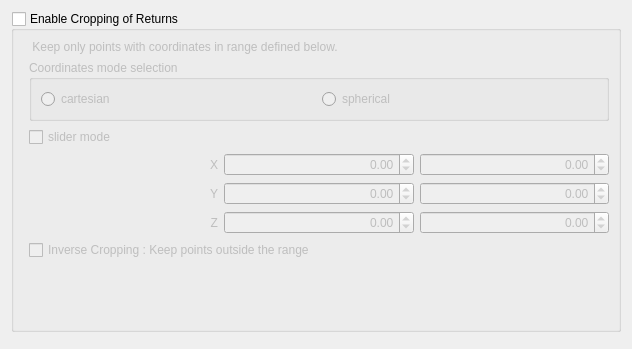
<?xml version="1.0" encoding="UTF-8"?>
<ui version="4.0">
 <class>vvCropReturnsDialog</class>
 <widget class="QDialog" name="vvCropReturnsDialog">
  <property name="geometry">
   <rect>
    <x>0</x>
    <y>0</y>
    <width>632</width>
    <height>349</height>
   </rect>
  </property>
  <property name="windowTitle">
   <string>Crop Returns</string>
  </property>
  <layout class="QGridLayout" name="gridLayout">
   <item row="0" column="0" colspan="2">
    <widget class="QGroupBox" name="CropGroupBox">
     <property name="title">
      <string>Enable Cropping of Returns</string>
     </property>
     <property name="checkable">
      <bool>true</bool>
     </property>
     <property name="checked">
      <bool>false</bool>
     </property>
     <layout class="QFormLayout" name="formLayout">
      <property name="fieldGrowthPolicy">
       <enum>QFormLayout::AllNonFixedFieldsGrow</enum>
      </property>
      <item row="3" column="1">
       <widget class="QCheckBox" name="sliderModeCheckBox">
        <property name="text">
         <string>slider mode</string>
        </property>
       </widget>
      </item>
      <item row="4" column="1">
       <layout class="QHBoxLayout" name="XLayout">
        <item>
         <widget class="QLabel" name="XLabel">
          <property name="text">
           <string>X</string>
          </property>
          <property name="alignment">
           <set>Qt::AlignRight|Qt::AlignTrailing|Qt::AlignVCenter</set>
          </property>
         </widget>
        </item>
        <item>
         <widget class="QDoubleSpinBox" name="X1SpinBox">
          <property name="alignment">
           <set>Qt::AlignRight|Qt::AlignTrailing|Qt::AlignVCenter</set>
          </property>
          <property name="minimum">
           <double>-300.000000000000000</double>
          </property>
          <property name="maximum">
           <double>300.000000000000000</double>
          </property>
         </widget>
        </item>
        <item>
         <widget class="QDoubleSpinBox" name="X2SpinBox">
          <property name="alignment">
           <set>Qt::AlignRight|Qt::AlignTrailing|Qt::AlignVCenter</set>
          </property>
          <property name="minimum">
           <double>-300.000000000000000</double>
          </property>
          <property name="maximum">
           <double>300.000000000000000</double>
          </property>
         </widget>
        </item>
       </layout>
      </item>
      <item row="5" column="1">
       <layout class="QHBoxLayout" name="YLayout">
        <item>
         <widget class="QLabel" name="YLabel">
          <property name="text">
           <string>Y</string>
          </property>
          <property name="alignment">
           <set>Qt::AlignRight|Qt::AlignTrailing|Qt::AlignVCenter</set>
          </property>
         </widget>
        </item>
        <item>
         <widget class="QDoubleSpinBox" name="Y1SpinBox">
          <property name="alignment">
           <set>Qt::AlignRight|Qt::AlignTrailing|Qt::AlignVCenter</set>
          </property>
          <property name="minimum">
           <double>-300.000000000000000</double>
          </property>
          <property name="maximum">
           <double>300.000000000000000</double>
          </property>
         </widget>
        </item>
        <item>
         <widget class="QDoubleSpinBox" name="Y2SpinBox">
          <property name="alignment">
           <set>Qt::AlignRight|Qt::AlignTrailing|Qt::AlignVCenter</set>
          </property>
          <property name="minimum">
           <double>-300.000000000000000</double>
          </property>
          <property name="maximum">
           <double>300.000000000000000</double>
          </property>
         </widget>
        </item>
       </layout>
      </item>
      <item row="6" column="1">
       <layout class="QHBoxLayout" name="ZLayout">
        <item>
         <widget class="QLabel" name="ZLabel">
          <property name="text">
           <string>Z</string>
          </property>
          <property name="alignment">
           <set>Qt::AlignRight|Qt::AlignTrailing|Qt::AlignVCenter</set>
          </property>
         </widget>
        </item>
        <item>
         <widget class="QDoubleSpinBox" name="Z1SpinBox">
          <property name="alignment">
           <set>Qt::AlignRight|Qt::AlignTrailing|Qt::AlignVCenter</set>
          </property>
          <property name="minimum">
           <double>-300.000000000000000</double>
          </property>
          <property name="maximum">
           <double>300.000000000000000</double>
          </property>
         </widget>
        </item>
        <item>
         <widget class="QDoubleSpinBox" name="Z2SpinBox">
          <property name="alignment">
           <set>Qt::AlignRight|Qt::AlignTrailing|Qt::AlignVCenter</set>
          </property>
          <property name="minimum">
           <double>-300.000000000000000</double>
          </property>
          <property name="maximum">
           <double>300.000000000000000</double>
          </property>
         </widget>
        </item>
       </layout>
      </item>
      <item row="7" column="1">
       <widget class="QCheckBox" name="CropOutsideCheckBox">
        <property name="text">
         <string>Inverse Cropping : Keep points outside the range</string>
        </property>
       </widget>
      </item>
      <item row="2" column="1">
       <widget class="QGroupBox" name="radioButtonGroupBox">
        <property name="title">
         <string>Coordinates mode selection</string>
        </property>
        <layout class="QGridLayout" name="radioButtonGroupBoxLayout">
         <item row="1" column="1">
          <widget class="QRadioButton" name="sphericalRadioButton">
           <property name="text">
            <string>spherical</string>
           </property>
          </widget>
         </item>
         <item row="1" column="0">
          <widget class="QRadioButton" name="cartesianRadioButton">
           <property name="text">
            <string>cartesian</string>
           </property>
          </widget>
         </item>
        </layout>
       </widget>
      </item>
      <item row="1" column="1">
       <widget class="QLabel" name="label">
        <property name="text">
         <string> Keep only points with coordinates in range defined below.</string>
        </property>
       </widget>
      </item>
     </layout>
    </widget>
   </item>
   <item row="1" column="1">
    <widget class="QDialogButtonBox" name="buttonBox">
     <property name="orientation">
      <enum>Qt::Horizontal</enum>
     </property>
     <property name="standardButtons">
      <set>QDialogButtonBox::NoButton</set>
     </property>
    </widget>
   </item>
  </layout>
 </widget>
 <resources/>
 <connections>
  <connection>
   <sender>buttonBox</sender>
   <signal>accepted()</signal>
   <receiver>vvCropReturnsDialog</receiver>
   <slot>accept()</slot>
   <hints>
    <hint type="sourcelabel">
     <x>248</x>
     <y>254</y>
    </hint>
    <hint type="destinationlabel">
     <x>157</x>
     <y>274</y>
    </hint>
   </hints>
  </connection>
  <connection>
   <sender>buttonBox</sender>
   <signal>rejected()</signal>
   <receiver>vvCropReturnsDialog</receiver>
   <slot>reject()</slot>
   <hints>
    <hint type="sourcelabel">
     <x>316</x>
     <y>260</y>
    </hint>
    <hint type="destinationlabel">
     <x>286</x>
     <y>274</y>
    </hint>
   </hints>
  </connection>
 </connections>
</ui>
